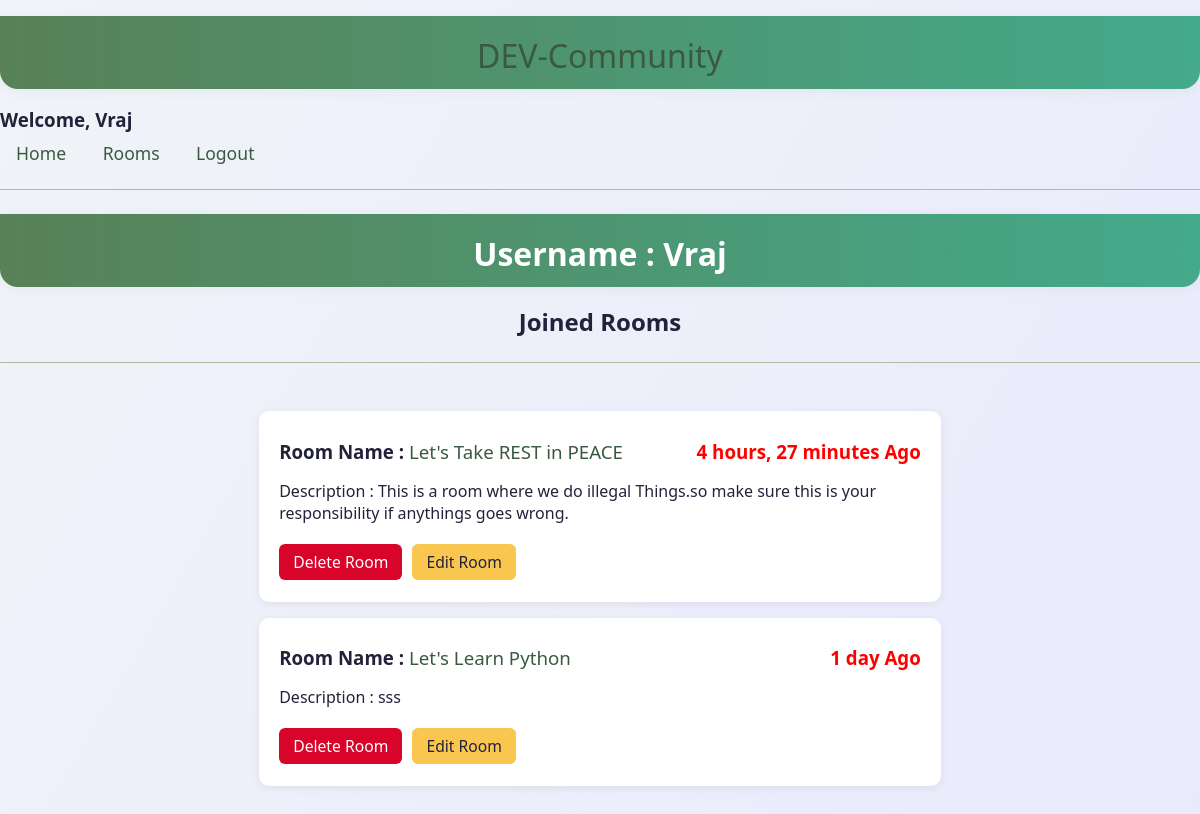
Screenshot of /user-profile/Vraj (signed in) with the database file from the repository.
### base/models.py (models this page shows, shortened)
class Room(models.Model):
    host = models.ForeignKey(User,on_delete=models.SET_NULL,null=True)
    topic = models.ForeignKey(Topic,on_delete=models.SET_NULL,null=True)
    name = models.CharField(max_length=200)
    description = models.TextField(null=True,blank=True)
    participants = models.ManyToManyField(User,blank=True,related_name='participants')
    createdAt = models.DateTimeField(auto_now_add=True)
    updatedAt = models.DateTimeField(auto_now=True)
    class Meta:
        ordering = ['-updatedAt','-createdAt']

### base/views.py (the view)
# urls.py: path("user-profile/<pk>",user_profile,name="profile"),
def user_profile(request,pk):
    user = User.objects.get(username=pk)
    joined_rooms = Room.objects.filter(host__username=pk)
    count_room = len(joined_rooms)
    context = {"user" : user,'joined_rooms':joined_rooms,"count_room":count_room}
    if not user:
        return HttpResponse("User not found.")
    return render(request,'base/userProfile.html',context)

### base/templates/base/userProfile.html
{% extends 'main.html' %}
{% block content %}
    <h1 class="text-center">Username : {{ user.username }}</h1>
    <h2 class="text-center">Joined Rooms</h2>
    <hr>
    <div class="room-container">
        <div></div>
        <div>
            {% if count_room > 0 %}
                {% for room in joined_rooms %}
                <div class="card mb-2">
                    <h3>Room Name : <a href="{% url 'Room' room.id %}">{{ room.name }}</a> <span style="color: red;float:right">{{room.createdAt|timesince }} Ago</span></h3>
                    {% if room.description %}
                        <p>Description : {{ room.description }}</p>
                    {% else %}
                        <p>Description : N/A</p>
                    {% endif %}
                    {% if room.host == request.user %}
                        <a class="delete-btn" href="{% url 'deleteRoom' room.id %}">Delete Room</a>
                        <a class="edit-btn" href="{% url 'updateRoom' room.id %}">Edit Room</a>
                    {% endif %}
                </div>
                {% endfor %}
            {% else %}
                <h3 class="text-center">No Rooms Joined yet.</h3>
            {% endif %}
        </div>
        <div></div>
    </div>
{% endblock %}

### templates/main.html (shortened to what this page needs)
{% load static %}
<!DOCTYPE html>
<html lang="en">
  <head>
    <link rel="stylesheet" type="text/css" media="screen" href="{% static 'styles/main.css' %}">
  </head>
  <body>
      <h1><a href="{% url 'Home' %}">DEV-Community</a></h1>
      {% if request.user.is_authenticated %}
      <h3>Welcome, {{ request.user }}</h3>
      {% endif %}
      <a class="nav-item" href="{% url 'Home' %}"> Home </a>
      <a class="nav-item" href="{% url 'Rooms' %}">Rooms</a>
    {% if  request.user.is_authenticated %}
      <a class="nav-item" href="{% url 'logout' %}">Logout</a>
    {% else %}
      <a class="nav-item" href="{% url 'login' %}">Get Started</a>
    {% endif %}
     <hr />
    {% block content %} {% endblock %}
  </body>
</html>

### static/styles/main.css (style rules this page uses)
body { background: linear-gradient(120deg, #f0f4f8 0%, #e9eafc 100%); font-family: 'Segoe UI', 'Roboto', Arial, sans-serif; color: #22223b; margin: 0; padding: 0; min-height: 100vh; }
h1, h2, h3, h4, h5 { font-weight: 700; color: #22223b; margin-top: 0.5em; margin-bottom: 0.5em; }
.nav-item { margin: 0 16px; color: #3a5a40; font-size: 1.1em; transition: color 0.2s; }
a { text-decoration: none; color: #3a5a40; font-weight: 500; transition: color 0.2s; }
hr { border: none; border-top: 1px solid #b7b7a4; margin: 24px 0; }
.card, .room-card, .message-card { background: #fff; border-radius: 10px; box-shadow: 0 2px 8px rgba(0,0,0,0.07); padding: 18px 20px; margin: 16px 0; }
.home-container, .room-container, .chat-container { display: grid; gap: 32px; margin: 32px auto; max-width: 1200px; }
.room-container { grid-template-columns: 1fr 3fr 1fr; }
.action-btn, .delete-btn, .edit-btn, .create-btn { display: inline-block; margin: 4px 6px 4px 0; padding: 7px 14px; border-radius: 6px; font-size: 0.98em; font-weight: 500; text-align: center; text-decoration: none; transition: background 0.2s, color 0.2s; }
.delete-btn { background: #d90429; color: #fff; }
.edit-btn { background: #f9c74f; color: #22223b; }
.text-center { text-align: center; }
.mb-2 { margin-bottom: 16px; }
.card, .room-card, .message-card, .topics-list, .recent-activity { animation: fadeIn 0.7s cubic-bezier(.39,.575,.565,1) both; transition: box-shadow 0.25s, transform 0.2s; }
input[type="submit"], button, .create-btn, .delete-btn, .edit-btn { transition: background 0.2s, color 0.2s, transform 0.15s; }
a, .nav-item { transition: color 0.2s, text-shadow 0.2s; }
body > h1, .navbar, header { background: linear-gradient(90deg, #588157, #43aa8b, #4d908e, #577590); background-size: 300% 300%; animation: gradientMove 8s linear infinite alternate; color: #fff !important; padding: 18px 0 12px 0; text-align: center; border-radius: 0 0 18px 18px; box-shadow: 0 2px 12px rgba(88,129,87,0.08); margin-bottom: 18px; }

### templates/main.html (style rules this page uses)
.nav-item { margin: 0px 20px; }

### rows the page displays
Room: name "Let's Take REST in PEACE", createdAt "4 hours, 27 minutes", description "This is a room where we do illegal Things.so make sure this is your responsibility if anythings goes wrong.", shows "Delete Room"
Room: name "Let's Learn Python", createdAt "1 day", description "sss", shows "Delete Room"

### other values shown
{{ request.user }} "Vraj"
{{ user.username }} "Vraj"
